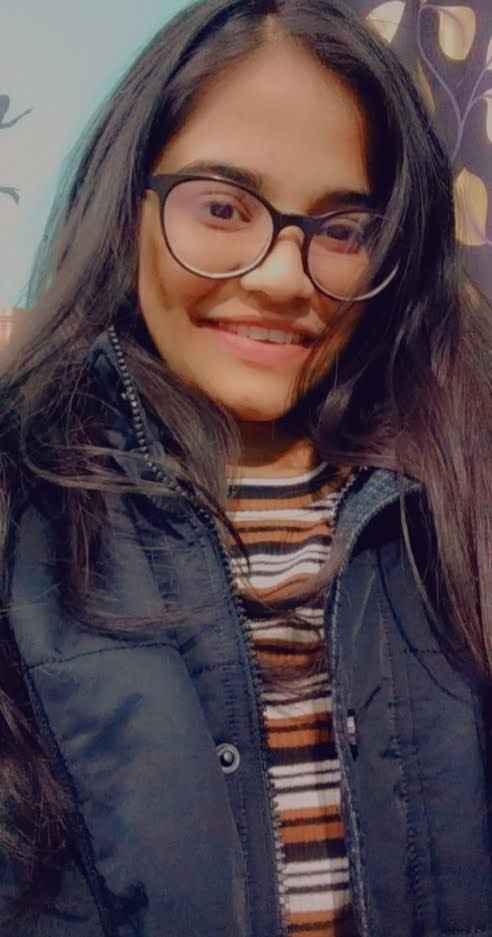
#> input picture images/Shreeya.png, 492 x 937 px
$ python Image_to_cartoon.py
#> lines starting #> are read from the running program, lines starting #| are printed output that depends on the picture; after the words box and inside, x2 and y2 are one past the last pixel; in counts of white or black regions, pixels touching at a corner belong together
# importing libraries
import cv2
import numpy as np

# reading image
img = cv2.imread("images/Shreeya.png")
#> img is the input picture: shape (937, 492, 3); mean B, G, R 74.4, 68, 82.6

# Edges
gray = cv2.cvtColor(img, cv2.COLOR_BGR2GRAY)  # #convert to gray scale
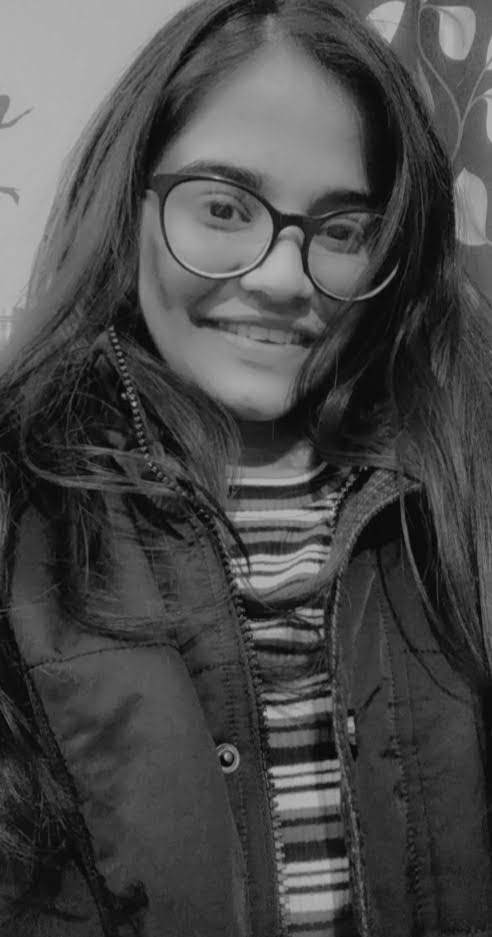
#> gray: shape (937, 492); min 2, max 186, mean 73.1
gray = cv2.medianBlur(gray, 3)  # less edge blurring filter
edges = cv2.adaptiveThreshold(
    gray, 255, cv2.ADAPTIVE_THRESH_MEAN_C, cv2.THRESH_BINARY, 9, 9)
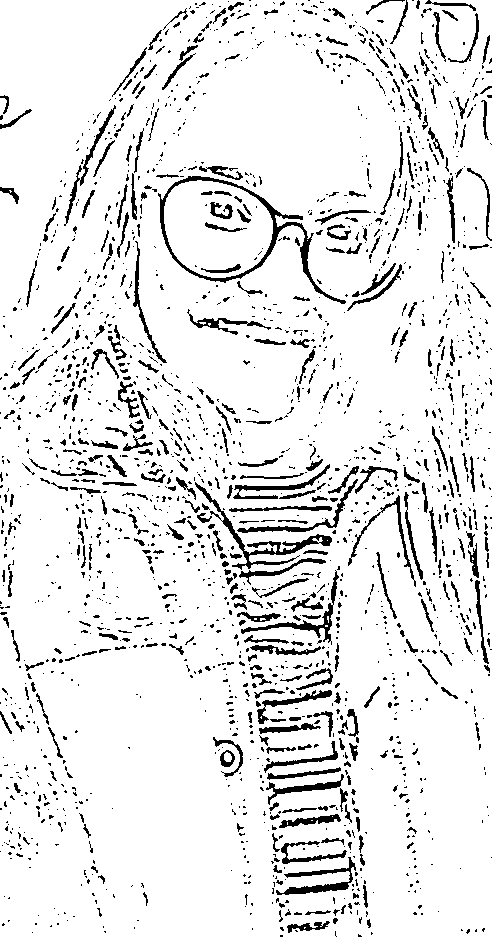
#> edges: shape (937, 492); 90.6% white; 2035 black regions (1613 under 20 px), largest, box (x1, y1, x2, y2) and area: (158, 176, 346, 304) 1909, (195, 482, 332, 570) 1239, (276, 857, 356, 895) 782

# Cartoonization
color = cv2.bilateralFilter(img, 10, 250, 250)
cartoon = cv2.bitwise_and(color, color, mask=edges)
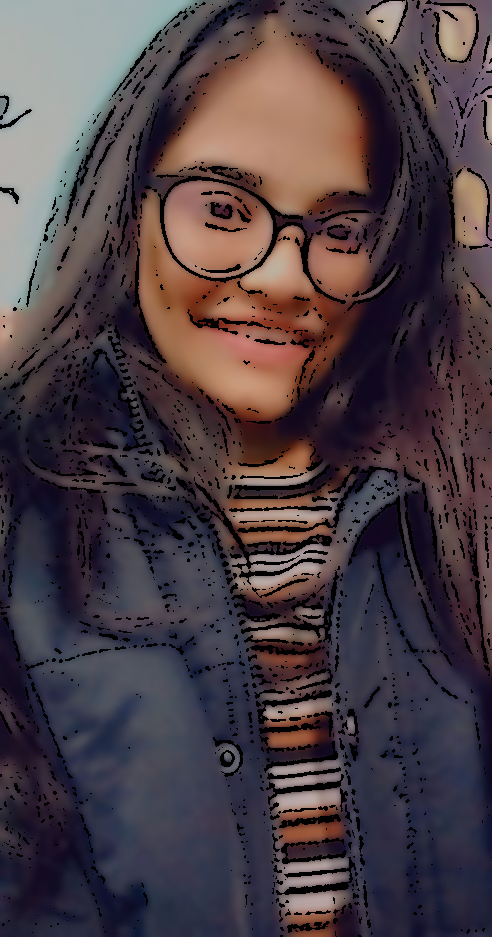
#> cartoon: shape (937, 492, 3); mean B, G, R 68.6, 62.8, 75.7

cv2.imshow("Image", img)
# cv2.imshow("edges", edges)
cv2.imshow("Cartoon", cartoon)
cv2.waitKey(0)
cv2.destroyAllWindows()

$ run again, with images/Cartoon.png copied over images/Shreeya.png
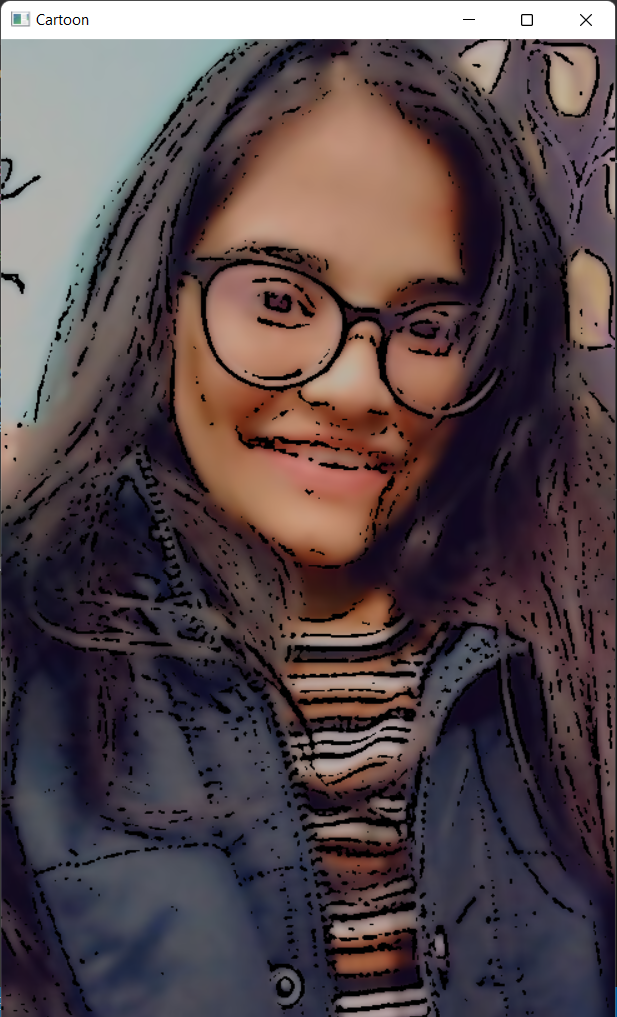
#> input picture images/Cartoon.png, 617 x 1017 px
#> img is the input picture: shape (1017, 617, 3); mean B, G, R 76.5, 73, 87.1
#> `edges = cv2.adaptiveThreshold( gray, 255, cv2.ADAPTIVE_THRESH_MEAN_C, ..`:
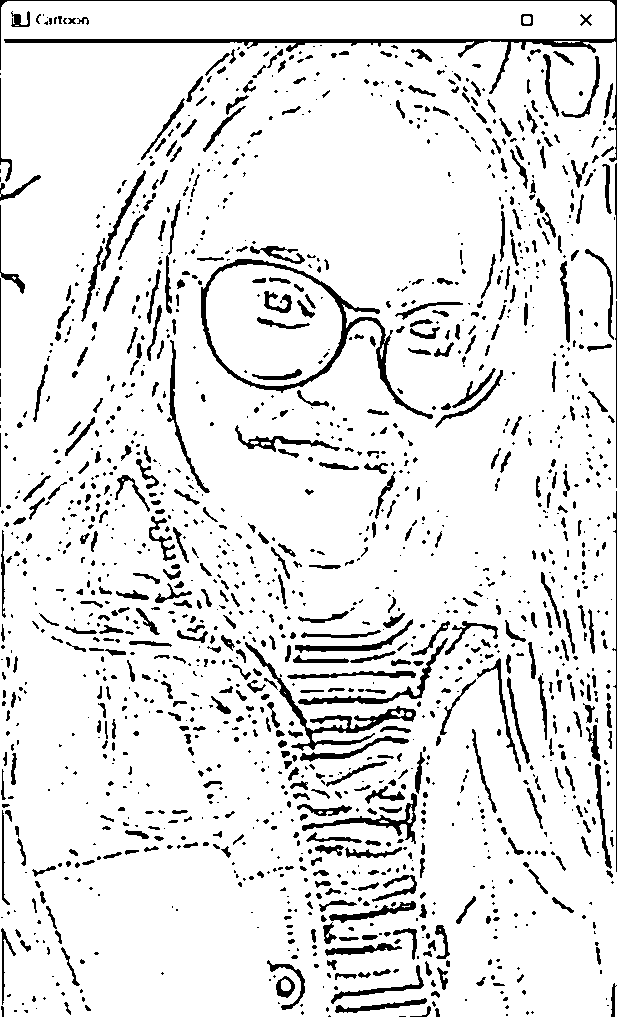
#> edges: shape (1017, 617); 89.7% white; 1563 black regions (967 under 20 px), largest, box (x1, y1, x2, y2) and area: (0, 0, 617, 162) 3943, (201, 259, 433, 419) 2865, (245, 642, 416, 751) 1818
#> `cartoon = cv2.bitwise_and(color, color, mask=edges)`:
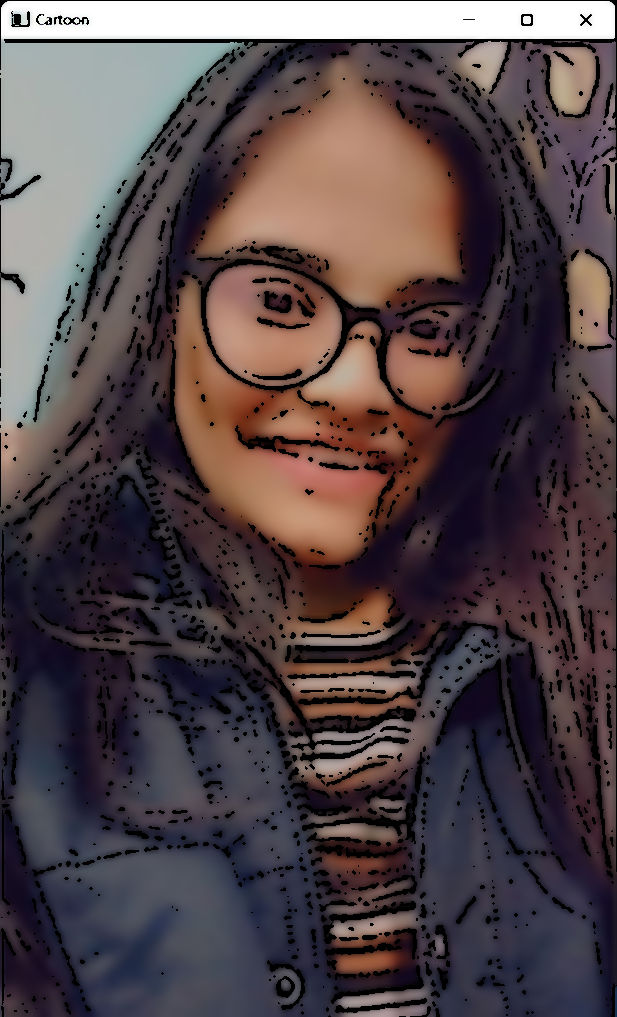
#> cartoon: shape (1017, 617, 3); mean B, G, R 72.4, 69.3, 82.5
